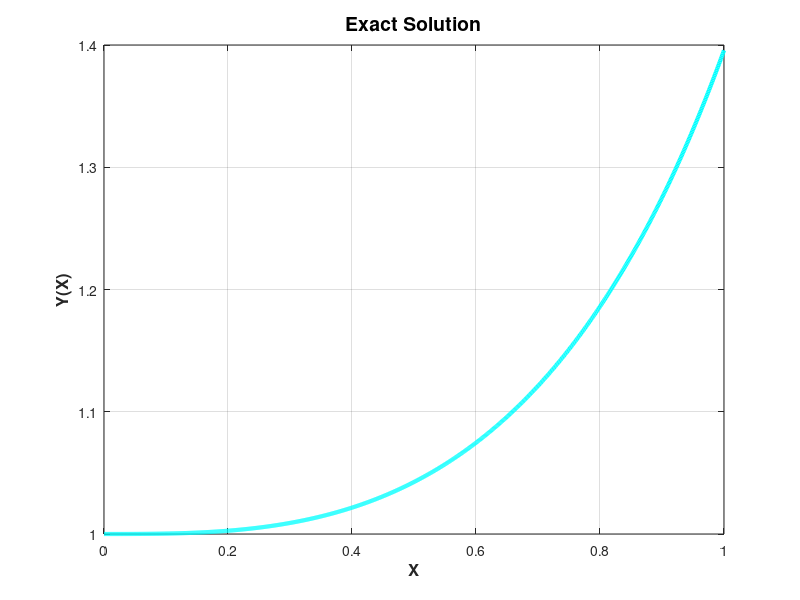
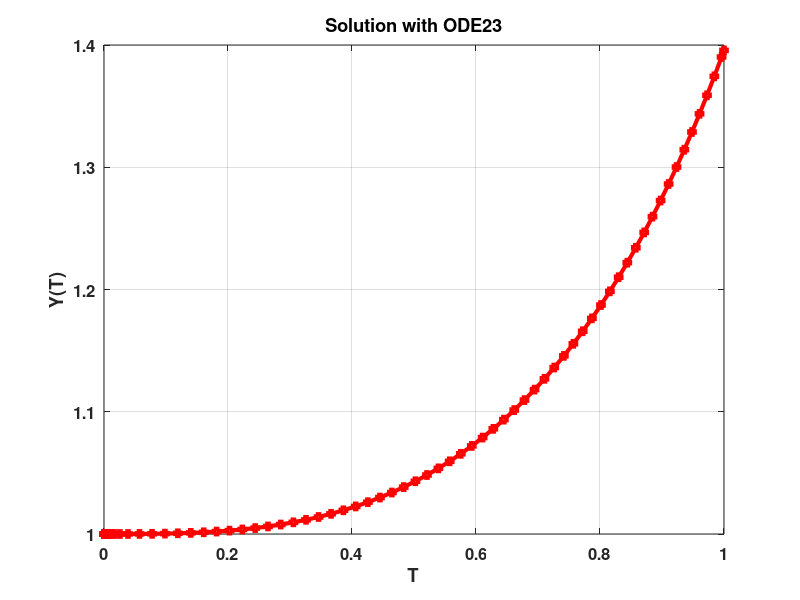

The MATLAB source for these figures, in order: (Note: this script raises an error after producing the figures.)
%% Lecture 27 - MATLAB Demo
clear
clc
close 'all'

%% Problem to be solved
F = @(t,y) (t.^2).*y;
yINI = 1;

xMin = 0; xMax = 1;
%% Exact solution
y_gold = @(t) exp((1/3)*(t.^3));
x_gold = linspace(xMin,xMax,1000);

figure(1)
plot(x_gold,y_gold(x_gold),'-c','linewidth',3);
grid on
title('Exact Solution','fontsize',14,'fontweight','bold');
xlabel('X','fontsize',12,'fontweight','bold');
ylabel('Y(X)','fontsize',12,'fontweight','bold');

%% Solve with ODE23
myRT = 1e-10;
options = odeset('RelTol',myRT);
[t_ode23,y_ode23] = ode23(F,[xMin xMax],yINI,options);

figure(2)
plot(t_ode23,y_ode23,'-sr','linewidth',3,'markersize',4);
title('Solution with ODE23','fontsize',16,'fontweight','bold');
grid on
xlabel('T','fontsize',14,'fontweight','bold');
ylabel('Y(T)','fontsize',14,'fontweight','bold');
set(gca,'fontsize',12,'fontweight','bold');

%% Solve with Bogacki-Shampine Embedded 2/3 Method
c = [0 1/2 3/4 1 2 3]'; % sample points;
% encode the order of embedded methods in first column, last two rows.
A = [0 0 0 0;
    1/2 0 0 0;
    0 3/4 0 0;
    2/9 1/3 4/9 0]; % RK matrix
b3 = [2/9 1/3 4/9 0]; % weights for 3rd order method
b2 = [7/24 1/4 1/3 1/8]; % weights for 2nd order method
EBT = zeros(6,5);
EBT(:,1) = c;
EBT(1:4,2:end)=A;
EBT(5,2:end) = b2;
EBT(6,2:end) = b3;
[t_bs23,y_bs23] = embeddedRK(F,[xMin xMax],yINI,myRT,EBT);

% get relative error measure at solved points
rel_err_bs23 = norm(y_gold(t_bs23)-y_bs23,2)/...
    norm(y_gold(t_bs23),2);
fprintf('Relative error BS23: %g \n',rel_err_bs23);

%% Plot the result
figure(3)
plot(t_bs23,y_bs23,'-sr','linewidth',3,'markersize',4);

title('Solution with BS23','fontsize',16,'fontweight','bold');
grid on
xlabel('T','fontsize',14,'fontweight','bold');
ylabel('Y(T)','fontsize',14,'fontweight','bold');
set(gca,'fontsize',12,'fontweight','bold');

%% Solve with Fehlberg 4/5
c = [0 1/4 3/8 12/13 1 1/2 4 5]'; % sample points;
% encode the order of embedded methods in first column, last two rows.
A = [0 0 0 0 0 0;
    1/4 0 0 0 0 0;
    3/32 9/32 0 0 0 0;
    1932/2197 -7200/2197 7296/2197 0 0 0;
    439/216 -8 3680/513 -845/4104 0 0;
    -8/27 2 -3544/2565 1859/4104 -11/40 0]; % RK matrix
b5 = [16/135 0 6656/12825 28561/56430 -9/50 2/55]; % weights for 5nd order method
b4 = [25/216 0 1408/2565 2197/4104 -1/5 0]; % weights for 4rd order method
EBT = zeros(8,7);
EBT(:,1) = c;
EBT(1:6,2:end)=A;
EBT(7,2:end) = b4;
EBT(8,2:end) = b5;

[t_rkf45,y_rkf45] = embeddedRK(F,[xMin xMax],yINI,myRT,EBT);

rel_err_rkf45 = norm(y_gold(t_rkf45)-y_rkf45,2)/...
    norm(y_gold(t_rkf45),2);
fprintf('Relative error RKF45: %g \n',rel_err_rkf45);

%% Plot the result
figure(4)
plot(t_rkf45,y_rkf45,'-sr','linewidth',3,'markersize',4);
title('Solution with RKF45','fontsize',16,'fontweight','bold');
grid on
xlabel('T','fontsize',14,'fontweight','bold');
ylabel('Y(T)','fontsize',14,'fontweight','bold');
set(gca,'fontsize',12,'fontweight','bold');

%% Solve with ODE45
options = odeset('RelTol',myRT);
[t_ode45,y_ode45] = ode45(F,[xMin xMax],yINI,options);


%% Plot the result
figure(5)
plot(t_ode45,y_ode45,'-sr','linewidth',3,'markersize',4);
title('Solution with ODE45','fontsize',16,'fontweight','bold');
grid on
xlabel('T','fontsize',14,'fontweight','bold');
ylabel('Y(T)','fontsize',14,'fontweight','bold');
set(gca,'fontsize',12,'fontweight','bold');

%% Solve with ODE45
% re-run without additional points for a "beautiful plot"
options = odeset('RelTol',myRT,'Refine',1,'MaxStep',1);
[t_ode45,y_ode45] = ode45(F,[xMin xMax],yINI,options);

rel_err_ode45 = norm(y_gold(t_ode45)-y_ode45,2)/...
    norm(y_gold(t_ode45),2);
fprintf('Relative error ODE45: %g \n',rel_err_ode45);

%% Plot the result
figure(6)
plot(t_ode45,y_ode45,'-sr','linewidth',3,'markersize',4);
title('Solution with ODE45','fontsize',16,'fontweight','bold');
grid on
xlabel('T','fontsize',14,'fontweight','bold');
ylabel('Y(T)','fontsize',14,'fontweight','bold');
set(gca,'fontsize',12,'fontweight','bold');

%% Solve higher order eqn with ODE45
F = @(t,y) ex2(t,y);
yINI = [-1 2]; % initial values
xMin = 0; xMax = 2.1;
y_gold = @(x) exp(-x./2).*(-cos(2*x)+0.75*sin(2*x));

options = odeset('RelTol',myRT,'Refine',1,'MaxStep',1);
[t_ode45,y_ode45] = ode45(F,[xMin xMax],yINI,options);

rel_err_ode45 = norm(y_gold(t_ode45)-y_ode45(:,1),2)/...
    norm(y_gold(t_ode45),2);
fprintf('Relative error ODE45: %g \n',rel_err_ode45);
% solutions are column vectors
%% Plot the result
figure(7)
plot(t_ode45,y_ode45(:,1),'-sr','linewidth',3,'markersize',4);
title('Solution with ODE45','fontsize',16,'fontweight','bold');
grid on
xlabel('T','fontsize',14,'fontweight','bold');
ylabel('Y(T)','fontsize',14,'fontweight','bold');
set(gca,'fontsize',12,'fontweight','bold');

%% Try embedded RK with new problem.
[t_rkf45,y_rkf45] = embeddedRK(F,[xMin xMax],yINI,myRT,EBT);

rel_err_rkf45 = norm(y_gold(t_rkf45)-y_rkf45(1,:),2)/...
    norm(y_gold(t_rkf45),2);
fprintf('Relative error RKF45: %g \n',rel_err_rkf45);

%% Plot the result
figure(8)
plot(t_rkf45,y_rkf45(1,:),'-sr','linewidth',3,'markersize',4);
title('Solution with RKF45','fontsize',16,'fontweight','bold');
grid on
xlabel('T','fontsize',14,'fontweight','bold');
ylabel('Y(T)','fontsize',14,'fontweight','bold');
set(gca,'fontsize',12,'fontweight','bold');

%% Use MATLAB ODE object (R2023b and later)

M = ode;
M.ODEFcn = F;
M.InitialValue = yINI;
M.RelativeTolerance = myRT; 

sol_M_ode = solve(M,xMin,xMax);

rel_err_ODE = norm(y_gold(sol_M_ode.Time)-sol_M_ode.Solution(1,:),2)/...
    norm(y_gold(sol_M_ode.Time),2);

fprintf('Relative error ODE: %g \n',rel_err_ODE);
%% Plot the result

figure(9)
plot(sol_M_ode.Time,sol_M_ode.Solution(1,:),...
    '-sr','linewidth',3,'markersize',4);
title('Solution with ODE','fontsize',16,'fontweight','bold');
grid on
xlabel('T','fontsize',14,'fontweight','bold');
ylabel('Y(T)','fontsize',14,'fontweight','bold');
set(gca,'fontsize',12,'fontweight','bold');


%% Local Functions
function [t,y] = embeddedRK(F,tspan,y0,RTOL,EBT)
t_sz = 5000; % initial size for output arrays
tsMax = 100000;
sys_size = length(y0);
t = nan(1,t_sz);
y = nan(sys_size,t_sz);

% set initial values
t(1) = tspan(1);
y(:,1) = y0;

[m,~] = size(EBT);
s = m-2;
C = EBT(1:s,1);
A = EBT(1:(end-2),2:end);
BW = EBT(s+1,2:end);
BZ = EBT(s+2,2:end);
p = EBT((end-1),1);

SF = 0.99; % "safety factor"
theta = 1e-14; % factor protects against small values of w.

tStart = tspan(1);
tEnd = tspan(2);
h = (tEnd-tStart)/10; % initial step size
h_new = h;
stopFlag = 0;

for ts = 1:tsMax
    cT = t(ts); % current time
    % find acceptable time step size
    int_it_count = 0; % limit iterations in error control.
    while 1
        int_it_count = int_it_count + 1;
        h = h_new; % update with new step-size
        
        % if cT + h > tEnd, reduce h so we stop right on time
        if cT+h > tEnd
           h = tEnd-cT; 
           stopFlag = 1; % stop after this time step
        end
        
        y(:,ts+1) = y(:,ts);
        K = getSlopeEst(F,t(ts),y(:,ts),h,C,A);
        [w,z] = getWZ(y(:,ts),h,K,BW,BZ);
        err_ts = abs(w-z); % error vector (length = # dofs)
        rel_err_ts = err_ts./max(abs(w),theta); % relative error vector
        max_rel_err_ts = norm(rel_err_ts,inf);
        if max_rel_err_ts < RTOL % time step accepted, compute new (bigger) h
            h_new = SF*(RTOL/max_rel_err_ts)^(1/(p+1))*h;  
            y(:,ts+1) = z; % local extrapolation (use best solution)
            t(ts+1) = cT + h; % update current time   
            break; % exit the while loop
        else
            h_new = h/2;
            if stopFlag == 1
                % unset the stop flag if it was previously set with
                % larger time step.
                stopFlag = 0;
            end
        end % if max_rel_err_ts...
        
        if int_it_count > 10
            error('Error-control is broken!'); % stop the program.
        end
        
        
    end % while 1
    
    % here I should have updated solution and step size for next time step.
    if stopFlag == 1 % end of time stepping.  exit loop.
        break;
    end
end %ts
% trim the output variables.
y = y(:,1:(ts+1));
t = t(1:(ts+1));
end % function

function K = getSlopeEst(F,t,y,h,C,A)
sys_size=length(y);% gen # of dep vars
[s,~] = size(A); % get number of stages
K = zeros(sys_size,s);
K(:,1) = F(t,y);
for i = 2:s
    y_it = y(:);
    x_it = t + C(i)*h;
    for j = 1:(i-1)
        y_it = y_it + h*A(i,j)*K(:,j);
    end %j    
    K(:,i) = F(x_it,y_it);
end %i
end

function [w,z] = getWZ(y,h,K,BW,BZ)
s = length(BW);
w = y; z = y;
for i = 1:s
   w = w + h*BW(i)*K(:,i);
   z = z + h*BZ(i)*K(:,i);
end
end

function dw = ex2(~,w) % generally expect 2 arguments for solvers (IV first)
% for ode45 etc... must return a column vector.
dw = nan(2,1);
dw(1) = w(2);
dw(2) = -0.25*(4*w(2) + 17*w(1));
end



